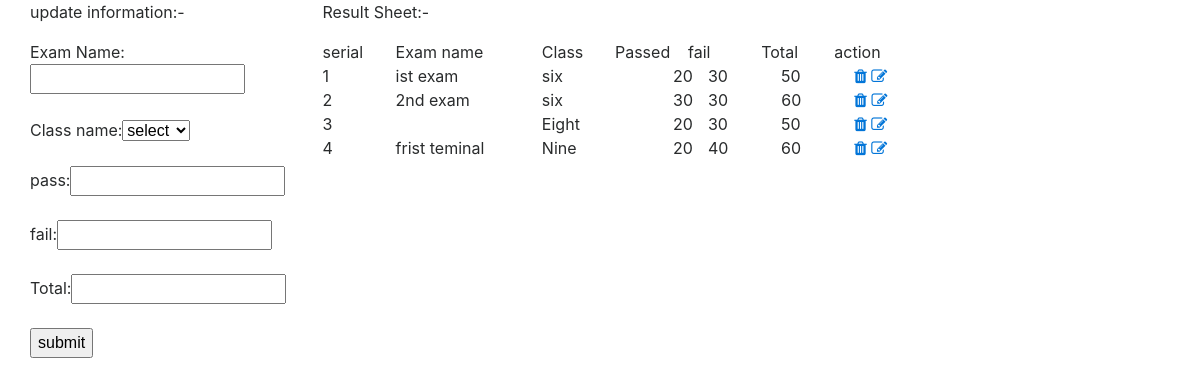
The page /result.php on the database its author committed.
### tables this page shows
CREATE TABLE `result` (
  `Serial` int(11) NOT NULL,
  `Exam` varchar(30) NOT NULL,
  `Class` varchar(25) NOT NULL,
  `pass` varchar(30) NOT NULL,
  `fail` varchar(30) NOT NULL,
  `total` varchar(30) NOT NULL
);

### result.php (the view, shortened to what this page needs)
<!DOCTYPE html>
<html lang="en">
  <head>
    <link href="css/bootstrap.css" rel="stylesheet">
    <link href="file/css/font-awesome.css" rel="stylesheet">
    <link href="style.css" rel="stylesheet">
  </head>
  <body>
  <div class="container">
  <div class="row">
  <div class="col-md-3">
 <?php
$mysqli=new mysqli('localhost','root','','school');
?>
<form action="#" method="POST">
<p> update information:-</p>
Exam Name:<input type="text" name="Exam"/><br/><br/>
Class name:<select name="Class">
<option value="">select</option>
          </select>
<br/><br/>
pass:<input type="text" name="pass"/><br/><br/>
fail:<input type="text" name="fail"/><br/><br/>
Total:<input type="text" name="total"/><br/><br/>
<input type="submit" name="submit" value="submit"/>
</form>
 </div>
 <div class="col-md-9">
 <p>Result Sheet:-</p>
 <?php
echo"
<div class='row'>
<div class='col-md-1'>serial</div>
<div class='col-md-2'>Exam name</div>
<div class='col-md-1'>Class </div>
<div class='col-md-1'>Passed</div>
<div class='col-md-1'>fail</div>
<div class='col-md-1'>Total</div>
<div class='col-md-1'>action</div>
</div>";
	$query="SELECT * FROM result ";
	$result1=$mysqli->query($query);
	while(list($serial,$Exam,$Class,$pass,$fail,$total)=$result1->fetch_row()){
		echo"<div class='row'>
<div class='col-md-1'>$serial</div>
<div class='col-md-2'>$Exam</div>
<div class='col-md-2'>$Class</div>
<div class'col-md-1'>$pass</div>
<div class='col-md-1'>$fail</div>
<div class='col-md-1'>$total</div>
<div class='col-md-1'><a href='rdelete.php?serial=$serial'><i class='fa fa-trash' aria-hidden='true'></i></a>
<a href='redit.php?serial=$serial&Exam=$Exam & Class=$Class&pass=$pass &fail=$fail &total=$total'><i class='fa fa-pencil-square-o' aria-hidden='true'></i></a></div>
	</div>";
	}
?>
 </div>
 </div>
 </div>
  </body>
</html>

### style.css (style rules this page uses)
.container { width:1170px; max-width:100%; }

### rows shown on the page
result: Serial "1", Exam "ist exam", Class "six", pass "20", fail "30", total "50"
result: Serial "2", Exam "2nd exam", Class "six", pass "30", fail "30", total "60"
result: Serial "3", Class "Eight", pass "20", fail "30", total "50"
result: Serial "4", Exam "frist teminal", Class "Nine", pass "20", fail "40", total "60"
